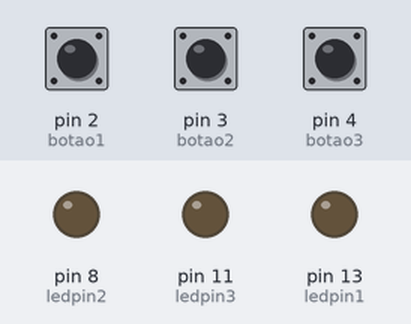
Simulated run of this sketch. Board: Arduino Uno, built with avr-gcc and run on an emulated ATmega328P. Parts: output pins drawn as LEDs (lit = HIGH). The test bench sets the inputs (shaded band); at power-on: pin 2 (botao1) LOW, pin 3 (botao2) LOW, pin 4 (botao3) LOW.

Above: at 1.2 s.
1.3 s: pin 2 (botao1) pulled HIGH for 0.15 s
At 1.37 s:
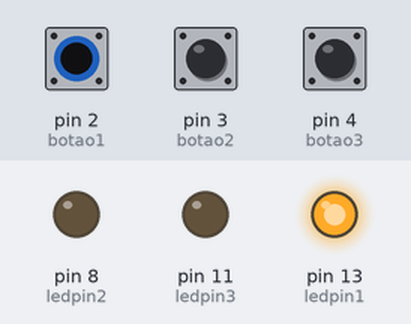
2.9 s: pin 3 (botao2) pulled HIGH for 0.15 s
At 2.97 s:
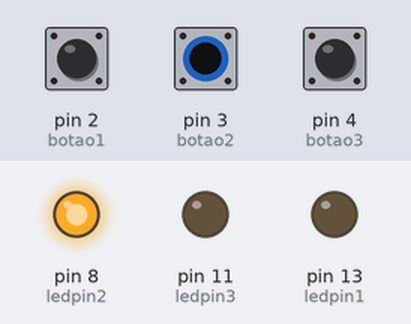
4.5 s: pin 4 (botao3) pulled HIGH for 0.15 s
At 4.57 s:
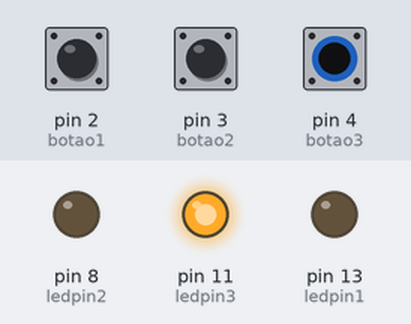
6.1 s: pin 4 (botao3) pulled HIGH for 3.2 s
At 9.7 s:
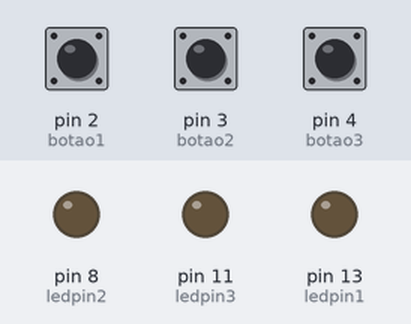
10.8 s: pin 2 (botao1) pulled HIGH for 3.2 s
At 12.0 s:
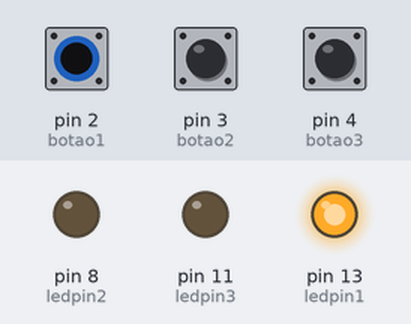
15.5 s: pin 2 (botao1) driven HIGH and pin 3 (botao2) driven HIGH
At 16.8 s:
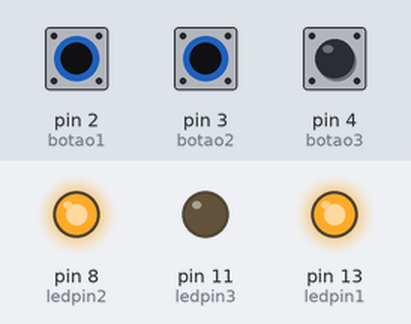
Timing chart, 0 to 18.0 s (numbered marks = the images above; inputs shaded):
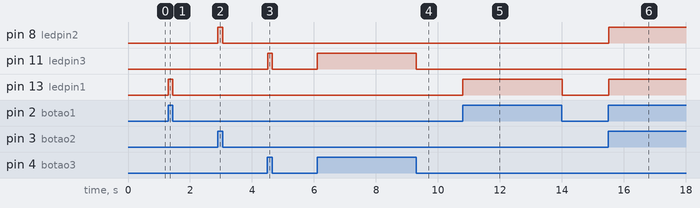

The sketch:

ascende_3_leds_pushbuttom.ino
```cpp
//projeto ascender 3 leds pushbuttom;

int ledpin1= 13;
int ledpin2= 8;
int ledpin3= 11;
int botao1= 2;
int botao2= 3;
int botao3= 4;
int estadobotao1=0;
int estadobotao2=0;
int estadobotao3=0;

void setup() {
  pinMode(ledpin1,OUTPUT);
  pinMode(botao1,INPUT);
  pinMode(ledpin2,OUTPUT);
  pinMode(botao2,INPUT);
  pinMode(ledpin3,OUTPUT);
  pinMode(botao3,INPUT);
}

void loop() {
  estadobotao1= digitalRead(botao1);
  estadobotao2= digitalRead(botao2);
  estadobotao3= digitalRead(botao3);
  if(estadobotao1 == HIGH){
    digitalWrite(ledpin1,HIGH);
  }
  else{
    digitalWrite(ledpin1,LOW);
  }
  if(estadobotao2 == HIGH){
    digitalWrite(ledpin2,HIGH);
  }
  else{
    digitalWrite(ledpin2,LOW);
  }
  if(estadobotao3 == HIGH){
    digitalWrite(ledpin3,HIGH);
  }
  else{
    digitalWrite(ledpin3,LOW);
  }
}
```

Measured:
- after the input at 1.3 s, pin 13 (ledpin1): LOW → HIGH at once, → LOW 0.15 s later
- after the input at 2.9 s, pin 8 (ledpin2): LOW → HIGH at once, → LOW 0.15 s later
- after the input at 4.5 s, pin 11 (ledpin3): LOW → HIGH at once, → LOW 0.15 s later
- after the input at 6.1 s, pin 11 (ledpin3): LOW → HIGH at once, → LOW 3.2 s later
- after the input at 10.8 s, pin 13 (ledpin1): LOW → HIGH at once, → LOW 3.2 s later
- after the input at 15.5 s, pin 8 (ledpin2), pin 13 (ledpin1): LOW → HIGH at once
